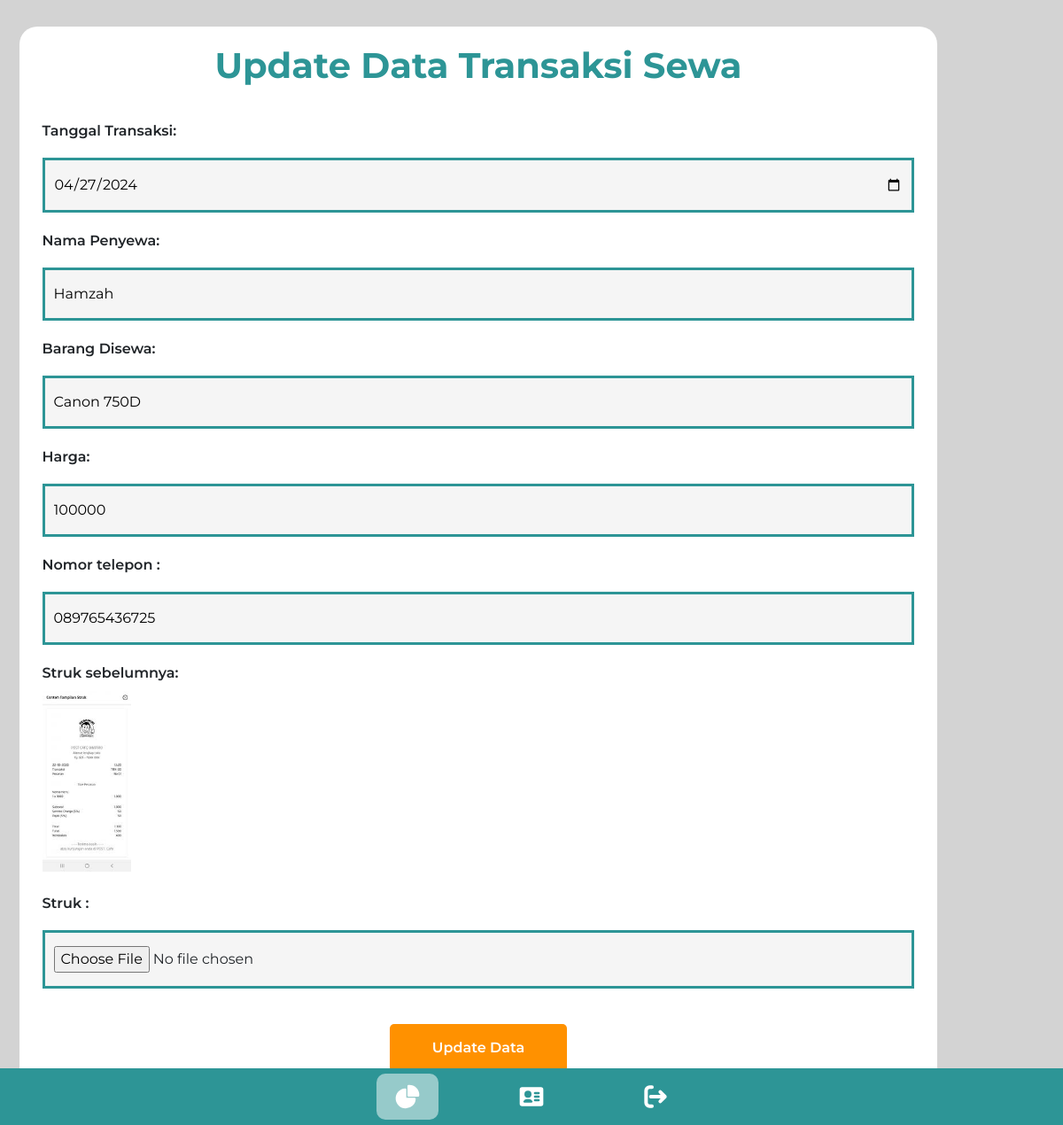
Screenshot of /transaksi/edit?id=2 (signed in) with the database file from the repository.
### tables this page shows
CREATE TABLE `transaksi` (
  `id_transaksi` int NOT NULL,
  `tanggal_transaksi` date NOT NULL,
  `nama_penyewa` varchar(50) NOT NULL,
  `barang_disewa` varchar(200) NOT NULL,
  `jumlah_harga` int NOT NULL,
  `nomor_telepon` varchar(20) NOT NULL,
  `gambar` varchar(100) DEFAULT NULL
);

### function/main.php (called while the page is built, shortened)
<?php
function view($page, $data=[]) {
    extract($data);
    include 'view/'.$page.'.php';
}
class Router {
    public static $urls = [];
    function __construct() {
        $url = implode("/",
            array_filter(
                explode("/",
                    str_replace($_ENV['BASEDIR'], "",
                        parse_url($_SERVER['REQUEST_URI'], PHP_URL_PATH)
                    )
                ), 'strlen'
            )
        );
        $call = self::$urls[$_SERVER['REQUEST_METHOD']][$url];
        $call();
    }
    public static function url($url, $method, $callback) {
        if ($url == '/') { $url = ''; }
        self::$urls[strtoupper($method)][$url] = $callback;
        self::$urls['routes'][] = $url;
        self::$urls['routes'] = array_unique(self::$urls['routes']);
    }
}
function urlpath($path) {
    return BASEURL.$path;
}

### controller/routes.php (called while the page is built, shortened)
<?php
include_once 'controller/main.php';
include_once 'function/main.php';
new Router();

### index.php (called while the page is built)
<?php
include_once 'controller/routes.php';

### model/transaksi_model.php (called while the page is built, shortened)
<?php
include_once 'config/conn.php';
class Transaksi
{
    static function selectSatu($id_transaksi)
    {
        global $conn;
        $sql = "SELECT * FROM transaksi WHERE id_transaksi=" . $id_transaksi;
        $result = mysqli_query($conn, $sql);
        $data = array();
        if ($result->num_rows > 0) {
            while ($a = $result->fetch_array()) {
                $data[] = $a;
            }
        }
        return $data;
    }
}

### view/transaksi_crud_page/edit.php (the view, shortened to what this page needs)
<!-- <?php
if(isset($_POST)) {
    var_dump($_POST);
}
?> -->
<div class="container-form">
    <h1>Update Data Transaksi Sewa</h1>
    <form class="form" action="<?= urlpath("transaksi/edit?id=".$trs[0]['id_transaksi']); ?>" method="post" enctype="multipart/form-data">
      <label for="tanggal_transaksi">Tanggal Transaksi: </label>
      <input type="date" name="tanggal_transaksi" id="tanggal_transaksi" value="<?= $trs[0]['tanggal_transaksi'] ?>">
      <label for="nama_penyewa">Nama Penyewa: </label>
      <input type="text" name="nama_penyewa" id="nama_penyewa" value="<?= $trs[0]['nama_penyewa'] ?>">
      <label for="barang_disewa">Barang Disewa: </label>
      <input type="text" name="barang_disewa" id="barang_disewa" value="<?= $trs[0]['barang_disewa'] ?>">
      <label for="jumlah_harga">Harga: </label>
      <input type="text" name="jumlah_harga" id="jumlah_harga" value="<?= $trs[0]['jumlah_harga'] ?>">
      <label for="nomor_telepon">Nomor telepon : </label>
      <input type="text" name="nomor_telepon" id="nomor_telepon" value="<?= $trs[0]['nomor_telepon'] ?>">
      <label for="struk">Struk sebelumnya: </label>
      <img src="/sewa-kamera-mvc/img/struk/<?= $trs[0]['gambar'] ?>" alt=""><br>
      <label for="struk">Struk : </label>
      <input type="file" name="struk" id="struk" value="<?= $trs[0]['gambar'] ?>">
      <div class="actionn">
        <button type="submit" name="submit" class="update">Update Data</button>
      </div>
    </form>
  </div>

### rows the page displays
transaksi: tanggal_transaksi "04/27/2024", nama_penyewa "Hamzah", barang_disewa "Canon 750D", jumlah_harga "100000", nomor_telepon "089765436725", gambar (picture)
